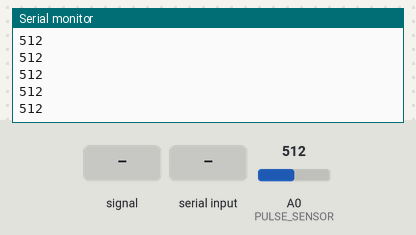
The sketch below on a simulated Arduino Uno, built with avr-gcc and run on an emulated ATmega328P. Parts: the last lines printed to the serial monitor. Inputs (shaded band) come from the test bench; at power-on: A0 (PULSE_SENSOR) = 512. Storage starts empty; the modem accepts every AT command (registered, SIM ready, sends succeed) and sends nothing else.

Above: at 5.3 s.
5.4 s: A0 (PULSE_SENSOR) fed a 200 Hz sine of ±255 counts around its level
At 8.2 s:
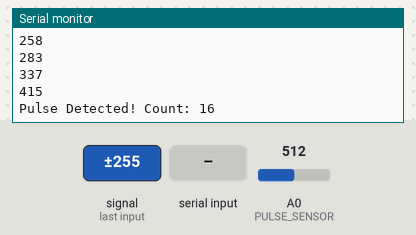
8.4 s: A0 (PULSE_SENSOR) set to 306
At 9.4 s:
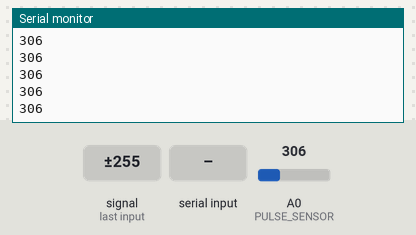
9.9 s: A0 (PULSE_SENSOR) fed a 1000 Hz sine of ±255 counts around its level
At 11.2 s:
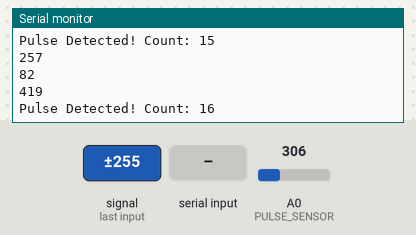
11.4 s: "90,45\n" received over the second serial link
14.4 s: "1,90,45\n" received over the second serial link
17.4 s: A0 (PULSE_SENSOR) set to 122
At 18.1 s:
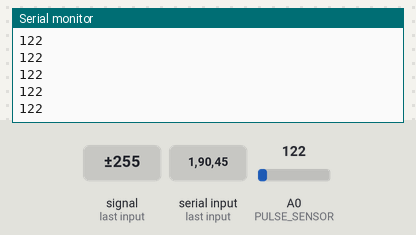
Timing chart, 0 to 19.9 s (numbered marks = the images above; inputs shaded):
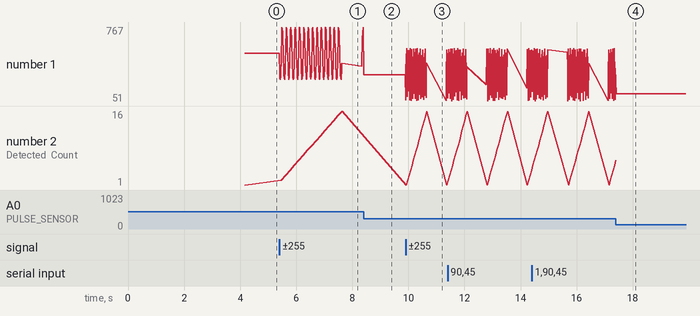

Measured:
- after the input at 5.4 s, the serial monitor: prints a new line at once (image 1)
- after the input at 9.9 s, the serial monitor: prints a new line at once (image 3)
- plotted number 1: 512 → 766 after the input at 5.4 s, 306 → 76 after the input at 9.9 s
- plotted number 2: 1 → 16 after the input at 5.4 s, 16 → 1 after the input at 9.9 s

The sketch:

EnergyMeter_GSM_SD.ino
```cpp
#include <SoftwareSerial.h>
#include <SD.h>

// Pin configuration
#define SIM800L_TX 3
#define SIM800L_RX 2
#define PULSE_SENSOR A0
#define RELAY_PIN 1

// SIM800L and SD Card
SoftwareSerial SIM800L(SIM800L_TX, SIM800L_RX);
File myFile;

// State variables
int pulseState = 0, count = 0;
float kwh = 0.0;
bool state = false, lastState = false;

// Constants
const int PULSE_THRESHOLD = 350;
const int COUNTS_PER_KWH = 16;

// Function prototypes
void showSerialData();
void submitHttpRequest();
void readKWH();
void readCount();
void writeCount();
void writeKWH();

void setup() {
    pinMode(PULSE_SENSOR, INPUT);
    pinMode(RELAY_PIN, OUTPUT);
    digitalWrite(RELAY_PIN, LOW);

    SIM800L.begin(19200);
    Serial.begin(19200);
    delay(500);

    // Initialize SD card
    if (!SD.begin()) {
        Serial.println("SD Card Initialization failed!");
        while (true) delay(1000);
    }
    Serial.println("SD Card Initialized!");

    // Read previous data
    readCount();
    readKWH();

    // Display previous data
    Serial.println("Previous Count: " + String(count));
    Serial.println("Previous kWh: " + String(kwh));

    // Initialize GSM module
    SIM800L.println("AT");
    delay(500);
    showSerialData();

    SIM800L.println("AT+SAPBR=3,1,\"CONTYPE\",\"GPRS\"");
    delay(500);
    SIM800L.println("AT+SAPBR=3,1,\"APN\",\"GPINTERNET\"");
    delay(500);
    SIM800L.println("AT+SAPBR=1,1");
    delay(500);
    SIM800L.println("AT+HTTPINIT");
    delay(500);
    SIM800L.println("AT+HTTPPARA=\"URL\",\"http://electricity-billing.herokuapp.com/info?id=10001&code=101\"");
    delay(1000);
    showSerialData();

    Serial.println("System Online!");
    digitalWrite(RELAY_PIN, HIGH); // Relay on
}

void loop() {
    pulseState = analogRead(PULSE_SENSOR);
    Serial.println(pulseState);

    if (pulseState > PULSE_THRESHOLD) {
        state = true;
        if (lastState != state) {
            count++;
            writeCount();
            Serial.println("Pulse Detected! Count: " + String(count));
        }
    } else {
        state = false;
    }

    lastState = state;

    if (count >= COUNTS_PER_KWH) {
        kwh += 0.01;
        writeKWH();
        count = 0;
        writeCount();
    }

    delay(10);
}

// Display data received from SIM800L
void showSerialData() {
    while (SIM800L.available()) {
        Serial.write(SIM800L.read());
    }
}

// Submit HTTP request with kWh data
void submitHttpRequest() {
    SIM800L.println("AT+HTTPPARA=\"URL\",\"http://e--bill.herokuapp.com/meter?id=0170875&code=101&kwh=" + String(kwh) + "\"");
    delay(100);
    SIM800L.println("AT+HTTPACTION=0");
    delay(500);
    showSerialData();
}

// Read kWh from SD card
void readKWH() {
    myFile = SD.open("kwh.txt");
    if (myFile) {
        String data = myFile.readString();
        kwh = data.toFloat();
        myFile.close();
    } else {
        Serial.println("Error opening kwh.txt");
    }
}

// Read count from SD card
void readCount() {
    myFile = SD.open("count.txt");
    if (myFile) {
        String data = myFile.readString();
        count = data.toInt();
        myFile.close();
    } else {
        Serial.println("Error opening count.txt");
    }
}

// Write count to SD card
void writeCount() {
    myFile = SD.open("count.txt", O_WRITE | O_CREAT | O_TRUNC);
    if (myFile) {
        myFile.print(count);
        myFile.close();
    } else {
        Serial.println("Error writing to count.txt");
    }
}

// Write kWh to SD card and submit to server
void writeKWH() {
    myFile = SD.open("kwh.txt", O_WRITE | O_CREAT | O_TRUNC);
    if (myFile) {
        myFile.print(kwh);
        myFile.close();
        submitHttpRequest();
    } else {
        Serial.println("Error writing to kwh.txt");
    }
}
```
